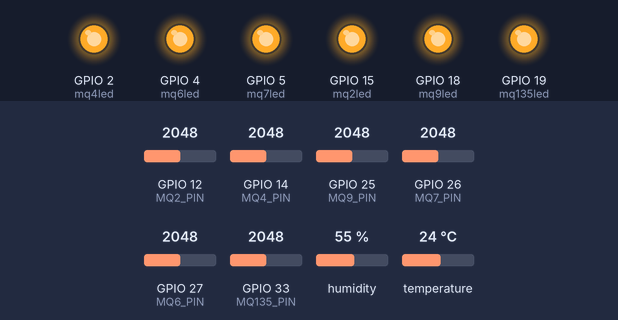
The sketch below on a simulated ESP32. Shown: output pins drawn as LEDs (lit = HIGH). Inputs (shaded band) come from the test bench; at power-on: GPIO 12 (MQ2_PIN) = 2048, GPIO 14 (MQ4_PIN) = 2048, GPIO 25 (MQ9_PIN) = 2048, GPIO 26 (MQ7_PIN) = 2048, GPIO 27 (MQ6_PIN) = 2048, GPIO 33 (MQ135_PIN) = 2048, humidity 55 %, temperature 24 °C. What the sketch prints to the serial monitor is not drawn.

Above: at 0.1 s.
Timing chart, 0 to 1.6 s (numbered marks = the images above):
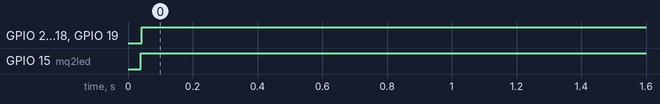

Measured:
- by itself, GPIO 2 (mq4led), GPIO 15 (mq2led): LOW → HIGH at 0.04 s
- by itself, GPIO 4 (mq6led), GPIO 5 (mq7led), GPIO 18 (mq9led): LOW → HIGH at 0.05 s
- by itself, GPIO 19 (mq135led): LOW → HIGH at 0.06 s

The sketch:

AirQualitySystemCode.ino
```cpp
#include <DHT.h>  // Include the DHT sensor library

#define DHT_PIN 13  // Pin connected to the DHT11 sensor
#define DHT_TYPE DHT11  // DHT type (DHT11 in this case)

#define MQ2_PIN 12   // Pin connected to MQ2 sensor (AO)
#define MQ4_PIN 14   // Pin connected to MQ4 sensor (AO)
#define MQ6_PIN 27   // Pin connected to MQ6 sensor (AO)
#define MQ7_PIN 26   // Pin connected to MQ7 sensor (AO)
#define MQ9_PIN 25   // Pin connected to MQ9 sensor (AO)
#define MQ135_PIN 33 // Pin connected to MQ135 sensor (AO)

DHT dht(DHT_PIN, DHT_TYPE);  // Initialize the DHT11 sensor

// Updated threshold calibration based on typical gas concentrations
int mq2_threshold = 400;   // Threshold for MQ2 (Smoke, LPG, Methane, Alcohol, CO)
int mq4_threshold = 500;   // Threshold for MQ4 (Methane, Natural Gas)
int mq6_threshold = 1000;  // Threshold for MQ6 (LPG, Butane, Propane)
int mq7_threshold = 200;   // Threshold for MQ7 (Carbon Monoxide)
int mq9_threshold = 150;   // Threshold for MQ9 (CO, Methane, LPG, Carbon Monoxide)
int mq135_threshold = 400; // Threshold for MQ135 (Ammonia, Benzene, Alcohol, Smoke, CO2)


#define mq2led 15
#define mq4led 2
#define mq6led 4
#define mq7led 5
#define mq9led 18
#define mq135led 19
void setup() {
  // Start serial communication for debugging
  Serial.begin(115200);

  // Start DHT sensor
  dht.begin();

  // Set MQ pins as input (optional, default is input)
  pinMode(MQ2_PIN, INPUT);
  pinMode(MQ4_PIN, INPUT);
  pinMode(MQ6_PIN, INPUT);
  pinMode(MQ7_PIN, INPUT);
  pinMode(MQ9_PIN, INPUT);
  pinMode(MQ135_PIN, INPUT);

   pinMode(mq2led,OUTPUT);
   pinMode(mq4led,OUTPUT);
   pinMode(mq6led,OUTPUT);
   pinMode(mq7led,OUTPUT);
   pinMode(mq9led,OUTPUT);
   pinMode(mq135led,OUTPUT);
}

void loop() {
  // Read temperature and humidity from DHT11 sensor
  float temperature = dht.readTemperature();
  float humidity = dht.readHumidity();

  // Check if any readings failed
  if (isnan(temperature) || isnan(humidity)) {
    Serial.println("Failed to read from DHT sensor!");
    return;
  }

  // Read analog values from MQ sensors (raw values)
  int mq2_value = analogRead(MQ2_PIN);
  int mq4_value = analogRead(MQ4_PIN);
  int mq6_value = analogRead(MQ6_PIN);
  int mq7_value = analogRead(MQ7_PIN);
  int mq9_value = analogRead(MQ9_PIN);
  int mq135_value = analogRead(MQ135_PIN);

  // Print the sensor data to the Serial Monitor
  Serial.print("Temperature: ");
  Serial.print(temperature);
  Serial.print(" °C | Humidity: ");
  Serial.print(humidity);
  Serial.println(" %");

  // Print the analog readings from MQ sensors
  Serial.print("MQ2 Sensor Value: ");
  Serial.println(mq2_value);

  Serial.print("MQ4 Sensor Value: ");
  Serial.println(mq4_value);

  Serial.print("MQ6 Sensor Value: ");
  Serial.println(mq6_value);

  Serial.print("MQ7 Sensor Value: ");
  Serial.println(mq7_value);

  Serial.print("MQ9 Sensor Value: ");
  Serial.println(mq9_value);

  Serial.print("MQ135 Sensor Value: ");
  Serial.println(mq135_value);

  // Add logic to interpret analog values based on a threshold for safety or monitoring
  // Check if the sensor values exceed the threshold for each sensor
  if (mq2_value > mq2_threshold) {
    Serial.println("Warning: High levels of gas detected by MQ2!");
    digitalWrite(mq2led,HIGH);
  }

  if (mq4_value > mq4_threshold) {
    Serial.println("Warning: High levels of gas detected by MQ4!");
      digitalWrite(mq4led,HIGH);
  }

  if (mq6_value > mq6_threshold) {
    Serial.println("Warning: High levels of gas detected by MQ6!");
      digitalWrite(mq6led,HIGH);
  }

  if (mq7_value > mq7_threshold) {
    Serial.println("Warning: High levels of gas detected by MQ7!");
      digitalWrite(mq7led,HIGH);
  }

  if (mq9_value > mq9_threshold) {
    Serial.println("Warning: High levels of gas detected by MQ9!");
      digitalWrite(mq9led,HIGH);
  }

  if (mq135_value > mq135_threshold) {
    Serial.println("Warning: High levels of gas detected by MQ135!");
      digitalWrite(mq135led,HIGH);
  }

  // Add a delay before the next reading
  delay(2000);  // Delay 2 seconds (2000 milliseconds)
}
```
